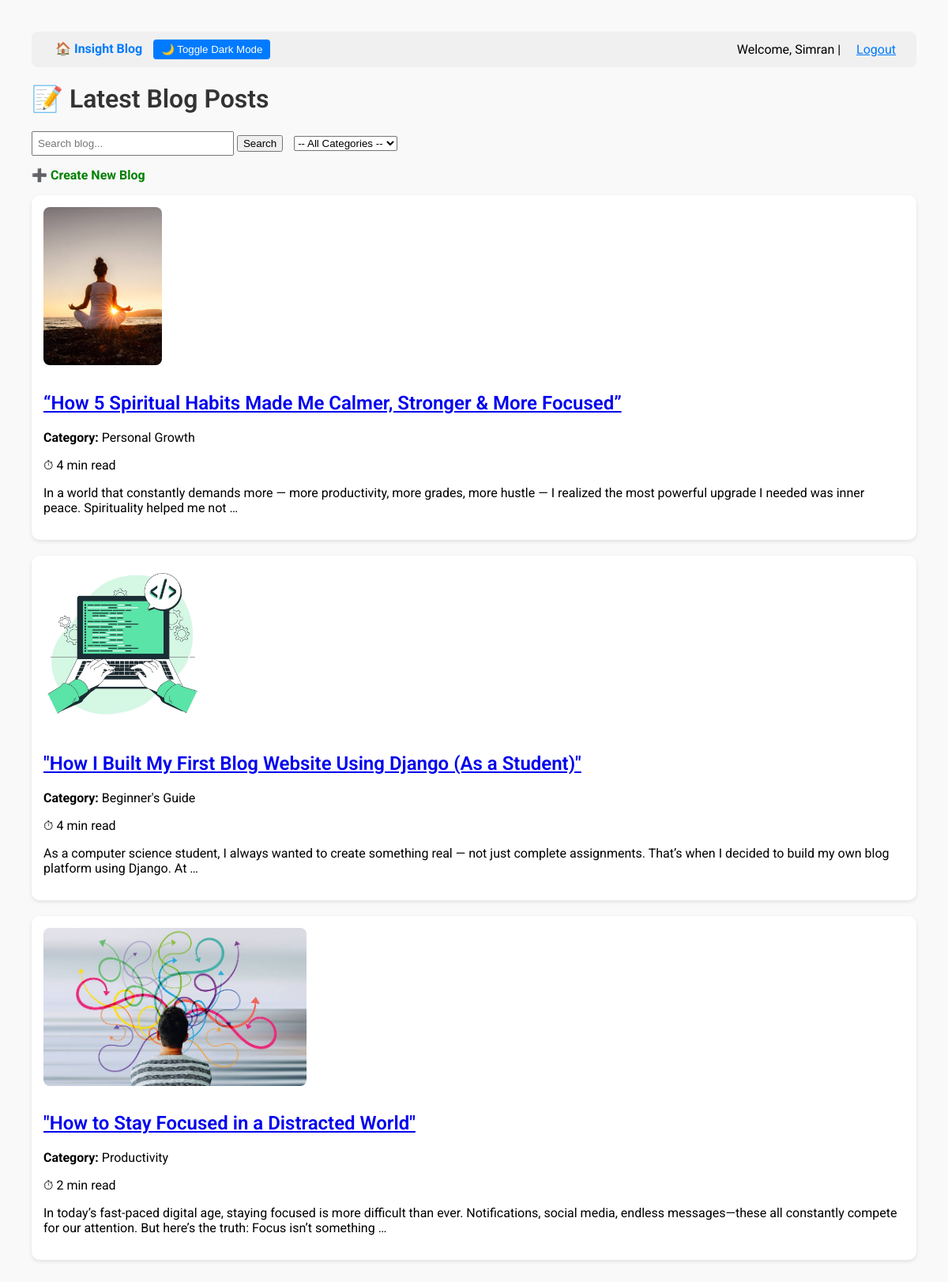
The app's page / (signed in) with its own data.
### blog/models.py (models this page shows, shortened)
class BlogPost(models.Model):
    title = models.CharField(max_length=200)
    author = models.CharField(max_length=100)
    category = models.ForeignKey(Category, on_delete=models.SET_NULL, null=True)
    content = models.TextField()
    image = models.ImageField(upload_to='blog_images/', blank=True, null=True)
    created_at = models.DateTimeField(default=timezone.now)
    views = models.IntegerField(default=0)  # ✅ Added field for analytics
    @property
    def read_time(self):
        plain_text = strip_tags(self.content)
        word_count = len(plain_text.split())
        return f"{math.ceil(word_count / 80)} min read"

class Category(models.Model):
    name = models.CharField(max_length=100)
    class Meta:
        verbose_name_plural = "Categories"

### blog/views.py (the view)
# urls.py: path('', views.home, name='home'),
def home(request):
    query = request.GET.get('q')
    selected_category = request.GET.get('category')
    posts = BlogPost.objects.all()
    if query:
        posts = posts.filter(
            Q(title__icontains=query) |
            Q(content__icontains=query) |
            Q(category__name__icontains=query)
        )
    if selected_category:
        posts = posts.filter(category__name=selected_category)
    posts = posts.order_by('-created_at')
    categories = BlogPost.objects.values_list('category__name', flat=True).distinct()
    return render(request, 'blog/home.html', {
        'posts': posts,
        'categories': categories,
        'selected_category': selected_category
    })

### blog/templates/blog/home.html (shortened to what this page needs)
{% extends 'blog/base.html' %}
{% block content %}
  <h1>📝 Latest Blog Posts</h1>
  <div class="search-filter-box">
    <form method="GET" action="{% url 'home' %}">
      <input type="text" name="q" placeholder="Search blog..." value="{{ request.GET.q }}" style="padding: 6px; width: 240px;">
      <button type="submit">Search</button>
      <select name="category" onchange="this.form.submit()" style="margin-left: 10px;">
        <option value="">-- All Categories --</option>
      </select>
    </form>
  </div>
  <p style="margin-top: 15px;">
    <a href="{% url 'create_post' %}" style="text-decoration: none; color: green; font-weight: bold;">
      ➕ Create New Blog
    </a>
  </p>
  {% for post in posts %}
    <div class="blog-card">
      {% if post.image %}
        <img src="{{ post.image.url }}" alt="Thumbnail" style="max-width: 100%; max-height: 200px; border-radius: 8px; margin-bottom: 10px;">
      {% endif %}
      <h2><a href="{% url 'post_detail' post.pk %}">{{ post.title }}</a></h2>
      <p><strong>Category:</strong> {{ post.category.name }}</p>
      <p>⏱ {{ post.read_time }}</p>
      <p>{{ post.content|truncatewords:30 }}</p>
    </div>
  {% empty %}
    <p>No posts yet.</p>
  {% endfor %}
{% endblock %}

### blog/templates/blog/base.html (shortened to what this page needs)
<!DOCTYPE html>
<html lang="en">
<head>
</head>
<body>
    <div class="navbar">
        <div>
            <a href="{% url 'home' %}"><strong>🏠 Insight Blog</strong></a>
            <button onclick="toggleDarkMode()" class="toggle-btn">🌙 Toggle Dark Mode</button>
        </div>
        <div>
            {% if user.is_authenticated %}
                Welcome, {{ user.username }} |
                <form method="POST" action="{% url 'logout' %}">
                    <button type="submit" class="logout-button">Logout</button>
                </form>
            {% else %}
                <a href="{% url 'login' %}">Login</a> |
                <a href="{% url 'signup' %}">Sign Up</a>
            {% endif %}
        </div>
    </div>
    {% block content %}
    {% endblock %}
</body>
</html>

### blog/templates/blog/base.html (style rules this page uses)
body { font-family: 'Roboto', sans-serif; margin: 40px; background-color: #f9f9f9; color: #000; transition: all 0.3s ease; }
.navbar { background-color: #f0f0f0; padding: 10px 20px; display: flex; justify-content: space-between; align-items: center; border-radius: 8px; margin-bottom: 20px; flex-wrap: wrap; }
.navbar a { text-decoration: none; color: #007bff; margin-left: 10px; }
.navbar form { display: inline; }
.logout-button { background: none; border: none; color: #007bff; cursor: pointer; text-decoration: underline; font: inherit; margin-left: 10px; }
.toggle-btn { cursor: pointer; padding: 5px 10px; background: #007bff; color: white; border: none; border-radius: 4px; margin-left: 10px; }
h1, h2, h3 { font-weight: 600; color: #333; }
.blog-card { background-color: white; padding: 15px; margin-bottom: 20px; border-radius: 10px; box-shadow: 0 2px 5px rgba(0, 0, 0, 0.1); }

### records on screen
BlogPost: image (picture), title "“How 5 Spiritual Habits Made Me Calmer, Stronger & More Focused”", category.name "Personal Growth", read_time "4 min read", content "In a world that constantly demands more — more productivity, more grades, more hustle — I realized the most powerful upgrade I needed was inner peace. Spirituality helped me not …"
BlogPost: image (picture), title "\"How I Built My First Blog Website Using Django (As a Student)\"", category.name "Beginner's Guide", read_time "4 min read", content "As a computer science student, I always wanted to create something real — not just complete assignments. That’s when I decided to build my own blog platform using Django. At …"
BlogPost: image (picture), title "\"How to Stay Focused in a Distracted World\"", category.name "Productivity", read_time "2 min read", content "In today’s fast-paced digital age, staying focused is more difficult than ever. Notifications, social media, endless messages—these all constantly compete for our attention. But here’s the truth: Focus isn’t something …"

### other values on screen
{{ user.username }} "Simran"
